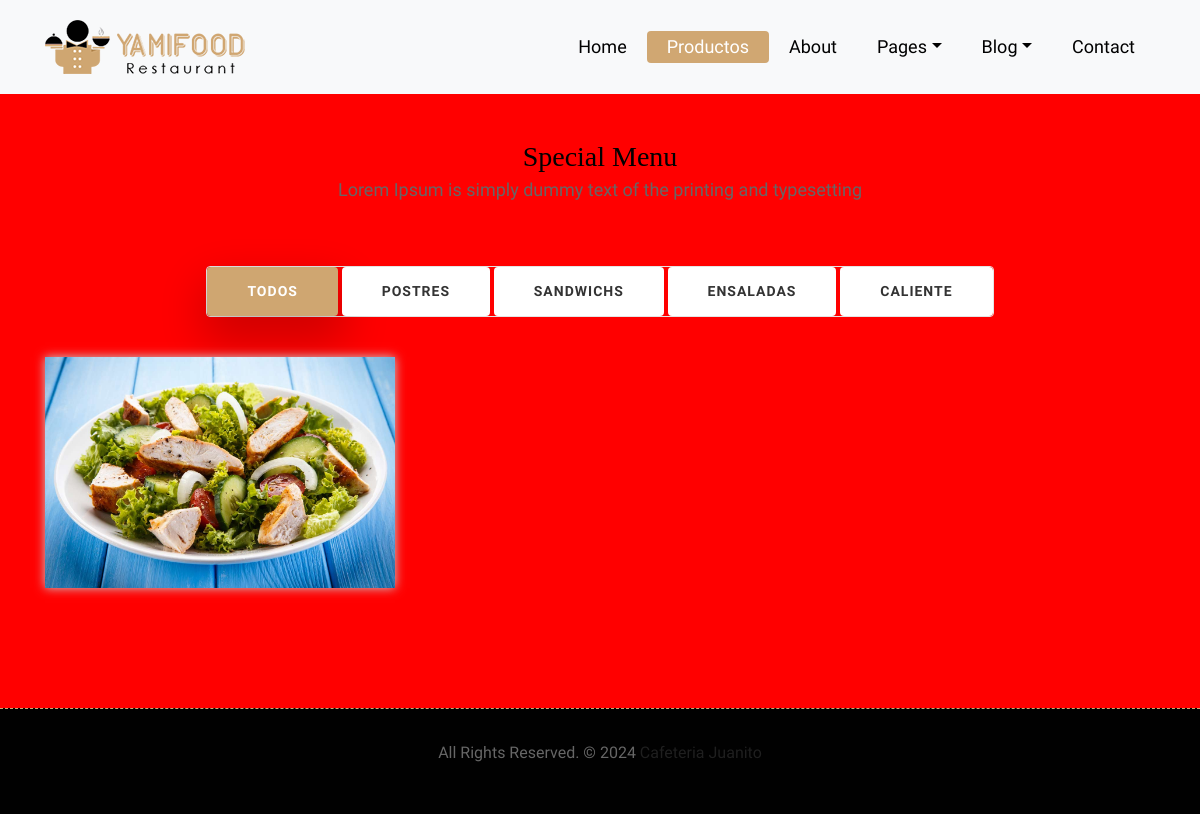
/coffe/productos/, run on an earlier commit of the app's database.
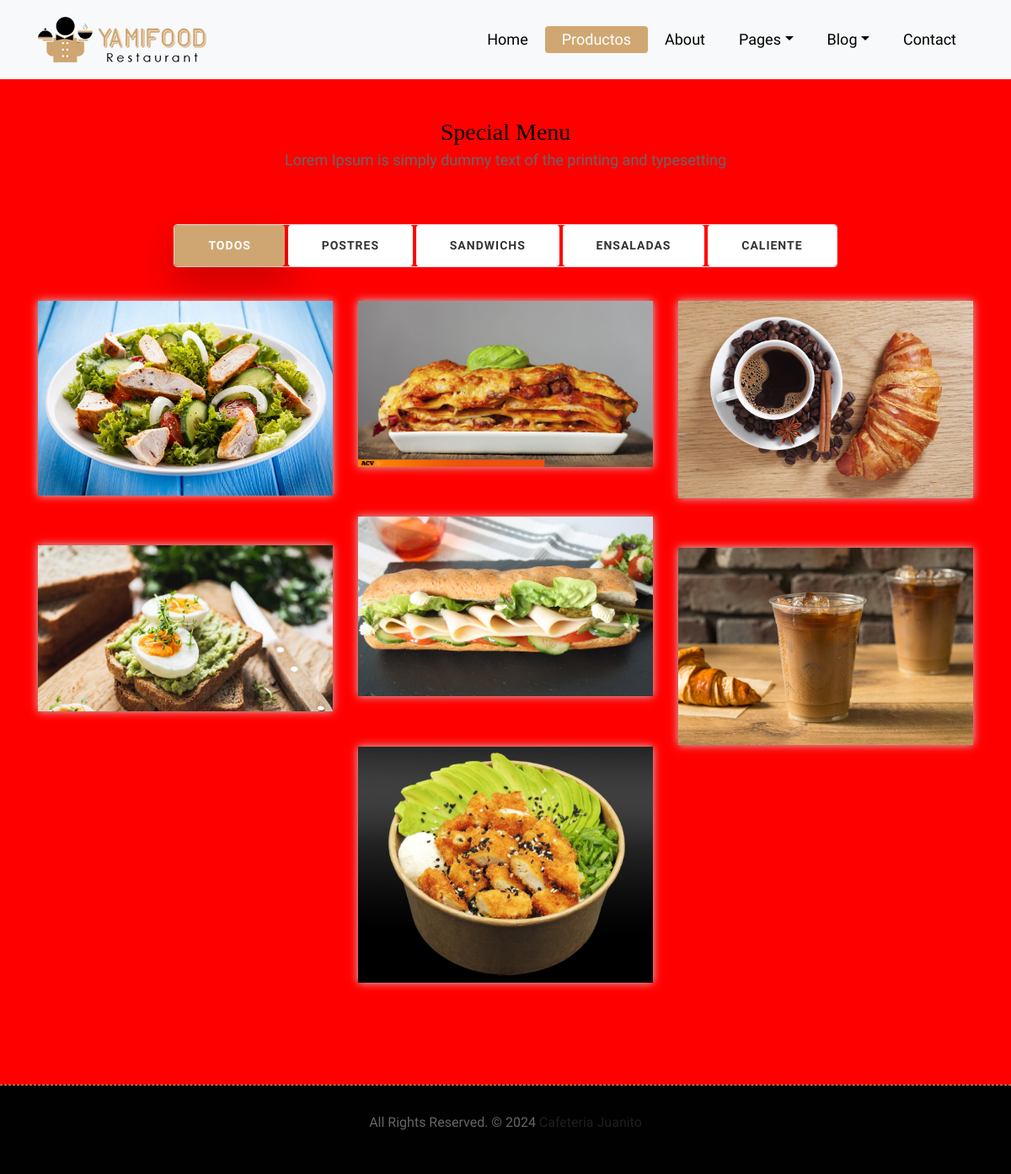
And on a later commit of the database.
### coffe/models.py (models this page shows, shortened)
class Producto(models.Model):
    id_producto=models.AutoField(db_column='idProd',primary_key=True)
    nombre=models.CharField(max_length=350)
    imagen=models.ImageField(upload_to='upload')
    descripcion=models.CharField(max_length=400)
    precio=models.IntegerField()
    fk_categoria=models.ForeignKey('Categoria',on_delete=models.CASCADE,db_column='idCate')

### coffe/views.py (the view)
# urls.py: path('productos/',views.producto,name='productos'),
def producto(request):
    productos=Producto.objects.all()
    return render(request,'coffe/productos.html',{
        'productos':productos
    })

### coffe/models.py (called while the page is built)
    def __str__(self):
        return str(self.nombre)

### coffe/templates/coffe/productos.html (shortened to what this page needs)
{%  extends 'coffe/index.html' %}
{% block home %} {% endblock%}
  {% block producto %} active{% endblock%}
  {% block about %} {% endblock%}
{% block content  %}
<div class="menu-box">
    <div class="container">
        <div class="row">
            <div class="col-lg-12">
                <div class="heading-title text-center">
                    <h2>Special Menu</h2>
                    <p>Lorem Ipsum is simply dummy text of the printing and typesetting</p>
                </div>
            </div>
        </div>
        <div class="row">
            <div class="col-lg-12">
                <div class="special-menu text-center">
                    <div class="button-group filter-button-group">
                        <button class="active" data-filter="*">Todos</button>
                        <button data-filter=".POSTRES">Postres</button>
                        <button data-filter=".SANDWICHS">Sandwichs</button>
                        <button data-filter=".ENSALADAS">ENSALADAS</button>
                        <button  data-filter=".CALIENTE">CALIENTE</button>
                    </div>
                </div>
            </div>
        </div>
        <div class="row special-list">
            {%  for producto in productos %}
            <div class="col-lg-4 col-md-6 special-grid {{producto.fk_categoria}}">
                <div class="gallery-single fix">
                    <img src="{{producto.imagen.url}}" width="450" height="200" class="img-fluid" alt="Image">
                </div>
            </div>
            {% endfor  %}
        </div>
    </div>
</div>
{% endblock  %}

What changed in the data, as far as the page shows it:
added Producto: imagen (picture)
added Producto: imagen (picture)
added Producto: imagen (picture)
added Producto: imagen (picture)
added Producto: imagen (picture)
added Producto: imagen (picture)
